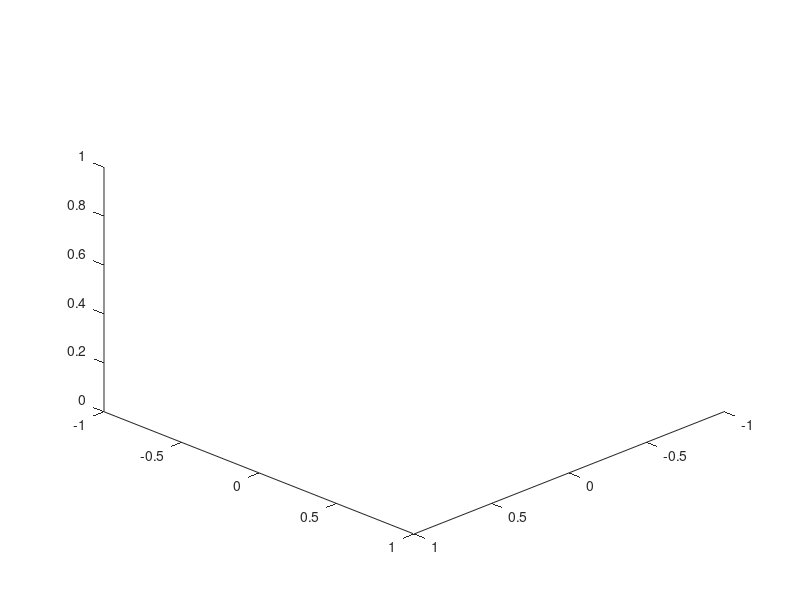

Reproduce this figure in MATLAB. (Note: this script raises an error after producing the figure.)
figure(1)
for i=1:101
    
clf
view([1 1 1])
axis([-1 1 -1 1 0 1])
hold on
[length1,l1,length2,l2,length3,l3,length4,l4,length5,l5,length6,l6]=traj(xdesired(i),ydesired(i),1+zdesired(i),anglex(i)+axtilt(i),angley(i)+aytilt(i),anglez(i));
quiver3(0.402*cos(10/180*pi),-0.402*sin(10/180*pi), 0,l1(1),l1(2),l1(3))

quiver3(0.402*cos(10/180*pi),0.402*sin(10/180*pi), 0,l2(1),l2(2),l2(3))

quiver3(0.402*cos(110/180*pi),0.402*sin(110/180*pi), 0,l3(1),l3(2),l3(3))

quiver3(0.402*cos(130/180*pi),0.402*sin(130/180*pi), 0,l4(1),l4(2),l4(3))

quiver3(0.402*cos(230/180*pi),0.402*sin(230/180*pi), 0,l5(1),l5(2),l5(3))

quiver3(0.402*cos(250/180*pi),0.402*sin(250/180*pi), 0,l6(1),l6(2),l6(3))



pause(0.1)
end